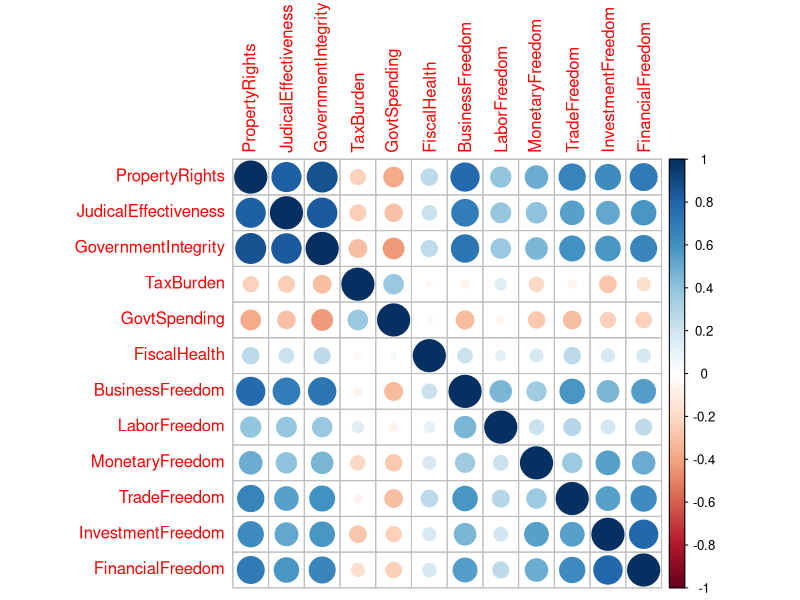
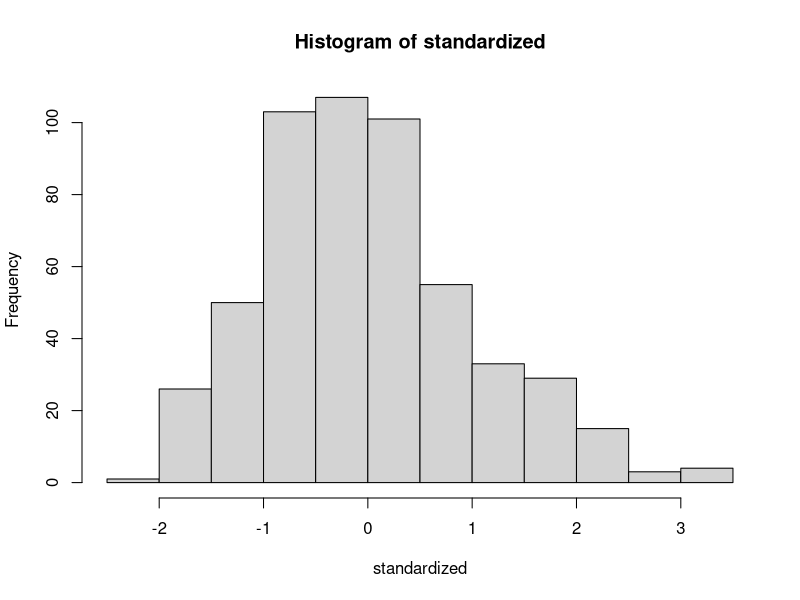
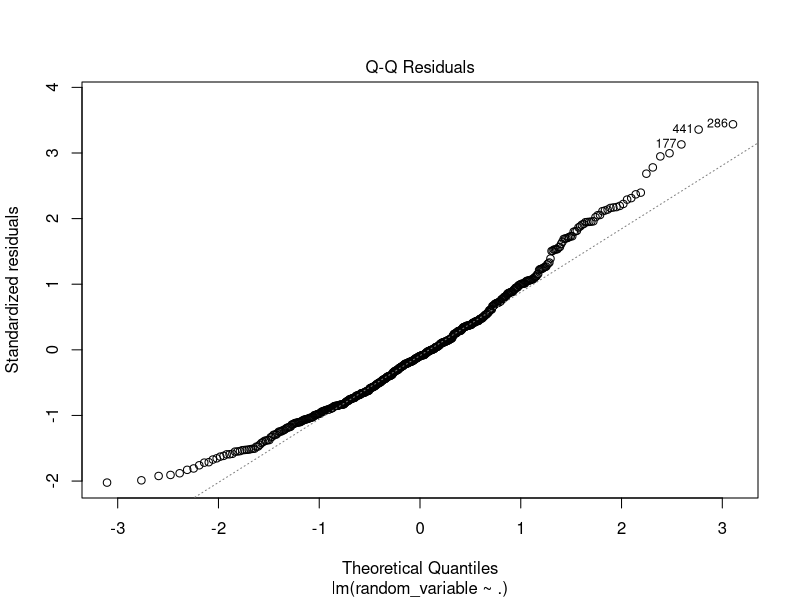
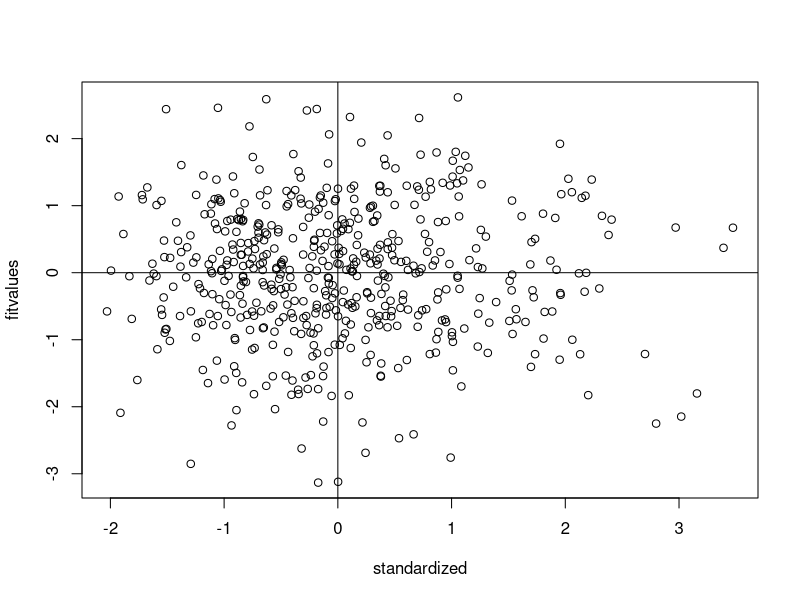
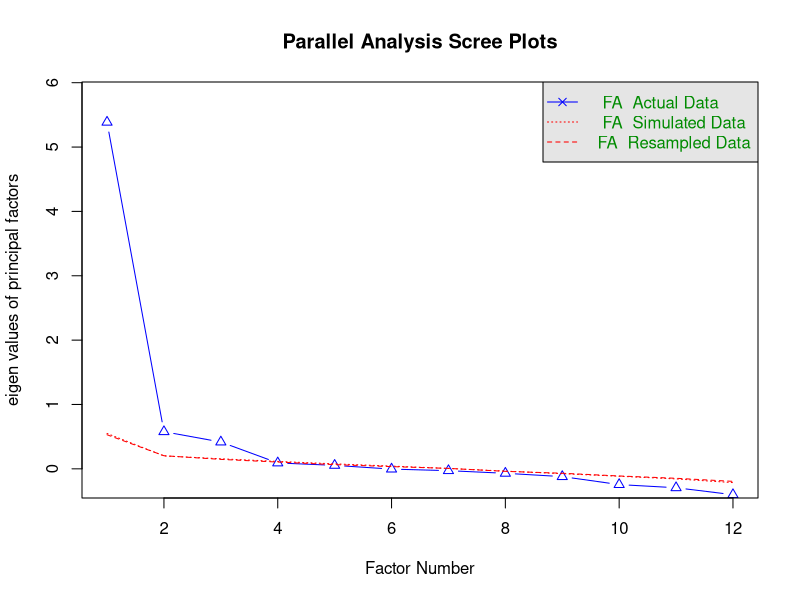

The R source for these figures, in order: (Note: this script raises an error after producing the figures.)
# Libraries
library(readxl)
library(corrplot)
library(psych)
library(car)
library(lavaan)
library(knitr)

# Setting directory
setwd("C:\\Users\\cboyk\\OneDrive\\Desktop\\HU Analytics\\580 Structural Equation Modeling\\Final Project")

# Reading in data
data <- read_excel("Combined Data.xlsx")

# Removing missing data because ones that are missing are missing for a reason
data2 <- na.omit(data)

# Outliers
mahal <- mahalanobis(data2[, 4:15],
                     colMeans(data2[, 4:15]),
                     cov(data2[, 4:15], use = 'pairwise.complete.obs'))
cutoff <- qchisq(p = 1- 0.001, df = ncol(data2[, 4:15]))
cutoff
summary(mahal < cutoff)
data2[mahal > cutoff, ]
data3 <- data2[ mahal < cutoff, ]

# Additivity for Correlations
corrplot(cor(data3[,4:15])) # Government Integrity is high, but may be ok
vif(lm(rchisq(nrow(data3[,4:15]), 5) ~ ., data3[,4:15])) # all below 10 which is good


# Setting up next assumptions
set.seed(52)
random_variable <- rchisq(nrow(data3[, 4:15]), 13)
fake_model <- lm(random_variable ~ . , data = data3[, 4:15])
standardized <- rstudent(fake_model)
fitvalues <- scale(fake_model$fitted.values)

# Normality
hist(standardized) # Mostly normal with values between -2 and 2, some right skew

# Linearity
plot(fake_model, 2) # Looks pretty good with most values bwtween -2 and 2 on the line

# Homogeneity and Homoscedastic
{plot(standardized, fitvalues) # Looks good!
  abline(v = 0)
  abline(h = 0)}

# Finding number of factors
number_factors <- fa.parallel(data3[, 4:15], fm = 'ml', fa = 'fa') # 3
number_factors$fa.values
sum(number_factors$fa.values > 1) # 1
sum(number_factors$fa.values > 0.7) # 1

# 1 Factor Model
fa1.model <- fa(data3[, 4:15], fm = 'ml', nfactors = 1, rotate = 'oblimin')
fa1.model # taxburden is low so remove that
fa1.model2 <- fa(data3[, c(4, 5, 6, 8, 9, 10, 11, 12, 13, 14, 15)], fm = 'ml', nfactors = 1, rotate = 'oblimin')
fa1.model2 # Fiscal health is low so that is removed
fa1.model3 <- fa(data3[, c(4, 5, 6, 8, 10, 11, 12, 13, 14, 15)], fm = 'ml', nfactors = 1, rotate = 'oblimin')
fa1.model3



# 3 Factor model
fa3.model <- fa(data3[, 4:15], fm = 'ml', nfactors = 3, rotate = 'oblimin')
fa3.model # drop trade freedom first for cross loading
fa3.model2 <- fa(data3[, c(4, 5, 6, 7, 8, 9, 10, 11, 12, 14, 15)], fm = 'ml', nfactors = 3, rotate = 'oblimin')
fa3.model2 # drop govt spending and fiscal health
fa3.model3 <- fa(data3[, c(4, 5, 6, 7, 10, 11, 12, 14, 15)], fm = 'ml', nfactors = 3, rotate = 'oblimin')
fa3.model3 # drop labor
fa3.model4 <- fa(data3[, c(4, 5, 6, 7, 10, 12, 14, 15)], fm = 'ml', nfactors = 3, rotate = 'oblimin')
fa3.model4 # only 1 thing is left on factor 3 so it's not really that good

# 2 Factor model for the fun of it
fa2.model <- fa(data3[, 4:15], fm = 'ml', nfactors = 2, rotate = 'oblimin')
fa2.model # dropping taxburden, fiscalhealth
fa2.model2 <- fa(data3[, c(4, 5, 6, 8, 10, 11, 12, 13, 14, 15)], fm = 'ml', nfactors = 2, rotate = 'oblimin')
fa2.model2 # drop trade freedom
fa2.model3 <- fa(data3[, c(4, 5, 6, 8, 10, 11, 12, 14, 15)], fm = 'ml', nfactors = 2, rotate = 'oblimin')
fa2.model3

fa4.model <- "
GovernmentSize =~ TaxBurden + GovtSpending + FiscalHealth
RuleofLaw =~ PropertyRights + JudicalEffectiveness + GovernmentIntegrity
RegulatoryEffeciency =~ BusinessFreedom + LaborFreedom + MonetaryFreedom
OpenMarkets =~ TradeFreedom + InvestmentFreedom + FinancialFreedom
"
fa4.fit <- cfa(fa4.model, data = data3)
summary(fa4.fit, rsquare = T, fit.measures = T, standardized = T)


# Fit Measures for 1 factor (overall OK, not great model)
fa1.model2$rms
fa1.model2$RMSEA
1 - ((fa1.model2$STATISTIC-fa1.model2$dof)/
       (fa1.model2$null.chisq-fa1.model2$null.dof))

# Fit Measures for 2 Factor (All good!)
fa2.model3$rms
fa2.model3$RMSEA
1 - ((fa2.model3$STATISTIC-fa2.model3$dof)/
       (fa2.model3$null.chisq-fa2.model3$null.dof))

# CFA for 1 factor and 2 factor model to see which one is better
Factor1.model <- "
Freedom =~ PropertyRights + JudicalEffectiveness + GovernmentIntegrity + GovtSpending + FiscalHealth + BusinessFreedom + LaborFreedom + MonetaryFreedom + TradeFreedom + InvestmentFreedom + FinancialFreedom
"
Factor1.fit <- cfa(Factor1.model, data = data3)
summary(Factor1.fit, rsquare = T, fit.measures = T, standardized = T)

factor2.model <- "
Legal =~ PropertyRights + JudicalEffectiveness + GovernmentIntegrity + GovtSpending + BusinessFreedom + LaborFreedom
Money =~ MonetaryFreedom + InvestmentFreedom + FinancialFreedom
"
Factor2.fit <- cfa(factor2.model, data = data3)
summary(Factor2.fit, rsquare = T, fit.measures = T, standardized = T)

anova(Factor1.fit, Factor2.fit)
fitmeasures(Factor1.fit, c("aic", "ecvi"))
fitmeasures(Factor2.fit, c("aic", "ecvi"))

modindices(Factor2.fit, sort. = TRUE, minimum.value = 30.00000)



# Overall Model
Overall.model <- "
Legal =~ PropertyRights + JudicalEffectiveness + GovernmentIntegrity + GovtSpending + BusinessFreedom + LaborFreedom
Money =~ MonetaryFreedom + InvestmentFreedom + FinancialFreedom
"
Overall.fit <- cfa(Overall.model, data = data3, meanstructure = T)
summary(Overall.fit, rsquare = T, fit.measures = T, standardized = T)
table_fit <- matrix(NA, nrow = 7, ncol = 6)
colnames(table_fit) = c("Model", "X2", "df", "CFI", "RMSEA", "SRMR")
table_fit[1, ] <- c("Overall Model", round(fitmeasures(Overall.fit, c("chisq", "df", "cfi", "rmsea", "srmr")),3))
kable(table_fit)

# 2020 Model
model2020.fit <- cfa(Overall.model, data = data3[data3$Year == 2020,], meanstructure = T)
summary(model2020.fit, rsquare = T, fit.measures = T, standardized = T)
table_fit[2, ] <- c("2020 Model", round(fitmeasures(model2020.fit, c("chisq", "df", "cfi", "rmsea", "srmr")),3))
kable(table_fit)

# 2019 Model
model2019.fit <- cfa(Overall.model, data = data3[data3$Year == 2019,], meanstructure = T)
summary(model2019.fit, rsquare = T, fit.measures = T, standardized = T)
table_fit[3, ] <- c("2019 Model", round(fitmeasures(model2019.fit, c("chisq", "df", "cfi", "rmsea", "srmr")),3))
kable(table_fit)

# Configural Model
configural.fit <- cfa(Overall.model, data = data3, meanstructure = T, group = "Year")
summary(configural.fit, rsquare = T, fit.measures = T, standardized = T)
table_fit[4, ] <- c("Configural Model", round(fitmeasures(configural.fit, c("chisq", "df", "cfi", "rmsea", "srmr")),3))
kable(table_fit)

# Metric Model
metric.fit <- cfa(Overall.model, data = data3, meanstructure = T, group = "Year",
                  group.equal = c("loadings"))
summary(metric.fit, rsquare = T, fit.measures = T, standardized = T)
table_fit[5, ] <- c("Metric Model", round(fitmeasures(metric.fit, c("chisq", "df", "cfi", "rmsea", "srmr")),3))
kable(table_fit)

# Scalar Model
scalar.fit <- cfa(Overall.model, data = data3, meanstructure = T, group = "Year",
                  group.equal = c("loadings", "intercepts"))
summary(scalar.fit, rsquare = T, fit.measures = T, standardized = T)
table_fit[6, ] <- c("Scalar Model", round(fitmeasures(scalar.fit, c("chisq", "df", "cfi", "rmsea", "srmr")),3))
kable(table_fit)

# Strict Model
strict.fit <- cfa(Overall.model, data = data3, meanstructure = T, group = "Year",
                  group.equal = c("loadings", "intercepts", "residuals"))
summary(strict.fit, rsquare = T, fit.measures = T, standardized = T)
table_fit[7, ] <- c("Strict Model", round(fitmeasures(strict.fit, c("chisq", "df", "cfi", "rmsea", "srmr")),3))
kable(table_fit)
